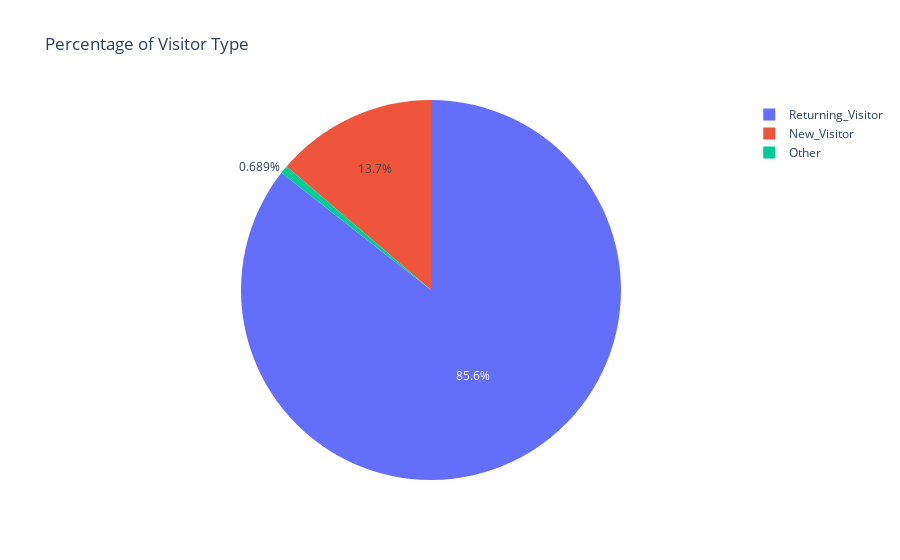

Here is the notebook cell this chart was saved with:
### Markdown cell above
Our dataset does not have any nulls.

### Code cell
px.pie(data, names='VisitorType', title='Percentage of Visitor Type')

### Figure 1 — Plotly figure (JSON) as saved in the notebook; plotly's stock layout.template omitted (floating-point values rounded to 4 significant figures; data arrays with more than 128 entries replaced by an {"elided": "..."} marker saying what was removed)
{"data": [{"domain": {"x": [0, 1], "y": [0, 1]}, "hovertemplate": "VisitorType=%{label}<extra></extra>", "labels": {"elided": "12330 str values"}, "legendgroup": "", "name": "", "showlegend": true, "type": "pie"}], "layout": {"legend": {"tracegroupgap": 0}, "title": {"text": "Percentage of Visitor Type"}}}
